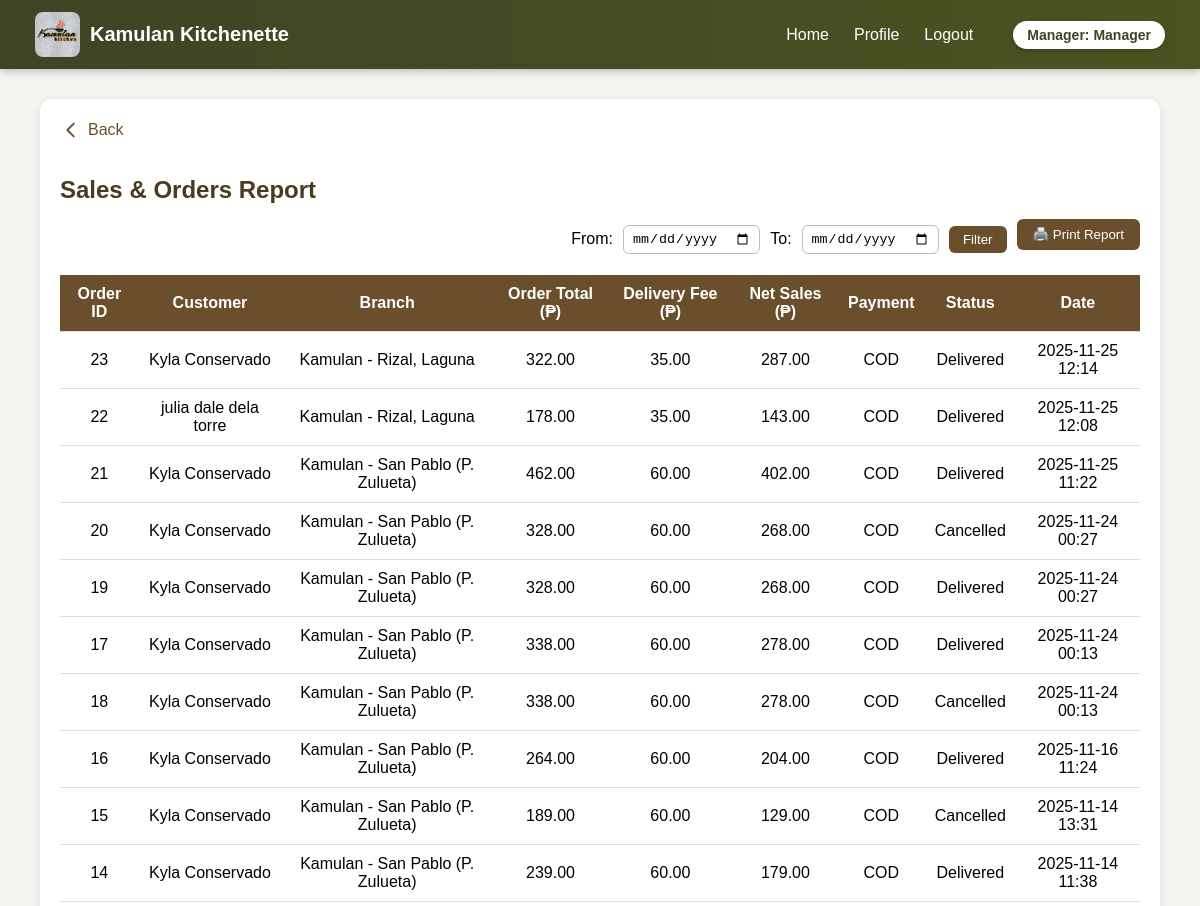
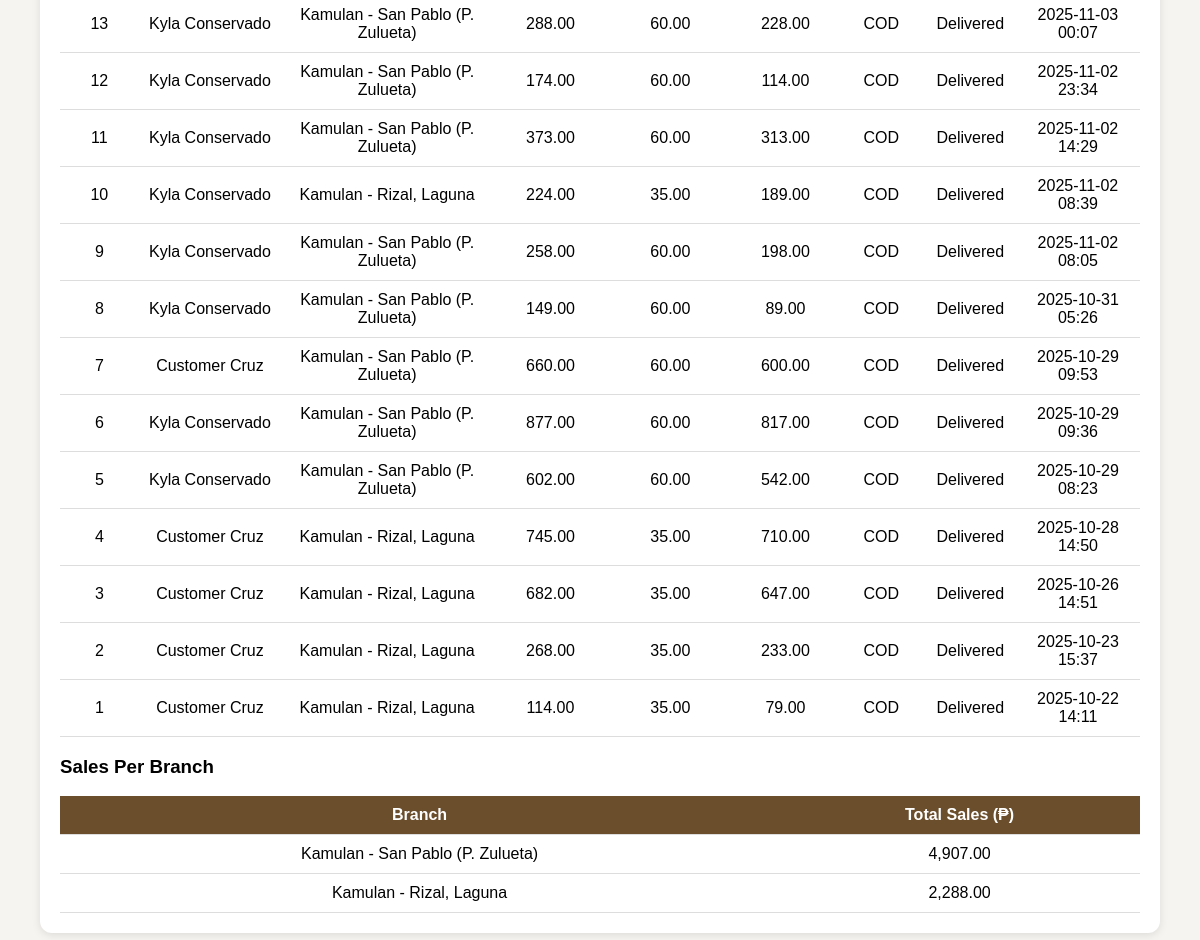
Screenshot of /admin/sales_report.php (signed in) with the database file from the repository (2 pictures, top to bottom).
### tables this page shows
CREATE TABLE `orders` (
  `id` int(11) NOT NULL,
  `user_id` int(11) DEFAULT NULL,
  `branch_id` int(11) DEFAULT NULL,
  `address` varchar(255) DEFAULT NULL,
  `phone` varchar(20) DEFAULT NULL,
  `note` text DEFAULT NULL,
  `total` decimal(10,2) DEFAULT NULL,
  `payment_method` enum('COD','GCash') DEFAULT 'COD',
  `status` enum('Placed','Preparing','Out for Delivery','Delivered','Cancelled') DEFAULT 'Placed',
  `rider_id` int(11) DEFAULT NULL,
  `created_at` timestamp NOT NULL DEFAULT current_timestamp(),
  `delivered_at` datetime DEFAULT NULL,
  `delivery_fee` decimal(10,2) NOT NULL DEFAULT 0.00
);

CREATE TABLE `branches` (
  `id` int(11) NOT NULL,
  `name` varchar(150) NOT NULL,
  `address` varchar(255) DEFAULT NULL,
  `contact` varchar(50) DEFAULT NULL,
  `created_at` timestamp NOT NULL DEFAULT current_timestamp(),
  `delivery_fee` decimal(10,2) NOT NULL DEFAULT 0.00
);

### admin/sales_report.php (the view, shortened to what this page needs)
<?php
require_once(__DIR__ . '/../config/db.php');
$from = $_GET['from'] ?? '';
$to = $_GET['to'] ?? '';
$branchSalesQuery = "
  SELECT b.name AS branch, SUM(o.total - o.delivery_fee) AS total_sales
  FROM orders o
  LEFT JOIN branches b ON o.branch_id = b.id
  WHERE 1
";
$branchParams = [];
$branchSalesQuery .= " GROUP BY b.name ORDER BY total_sales DESC";
$stmt2 = $pdo->prepare($branchSalesQuery);
$stmt2->execute($branchParams);
$branchSales = $stmt2->fetchAll(PDO::FETCH_ASSOC);
$query = "
  SELECT
    o.id,
    CONCAT(u.first_name, ' ', u.last_name) AS customer,
    b.name AS branch,
    o.total,
    o.delivery_fee,
    (o.total - o.delivery_fee) AS net_total,
    o.payment_method,
    o.status,
    o.created_at
  FROM orders o
  LEFT JOIN users u ON o.user_id = u.id
  LEFT JOIN branches b ON o.branch_id = b.id
  WHERE 1
";
$params = [];
$query .= " ORDER BY o.created_at DESC";
$stmt = $pdo->prepare($query);
$stmt->execute($params);
$orders = $stmt->fetchAll(PDO::FETCH_ASSOC);
?>
<!doctype html>
<html lang="en">
<head>
</head>
<body>
<?php include __DIR__ . '/../_partials/header_staff.php'; ?>
<div class="container">
  <a href="../admin/dashboard.php" class="back-btn">
    <svg xmlns="http://www.w3.org/2000/svg" fill="none" viewBox="0 0 24 24" stroke="currentColor">
      <path stroke-linecap="round" stroke-linejoin="round" stroke-width="2" d="M15 19l-7-7 7-7" />
    </svg>
    Back
  </a>
  <h2>Sales & Orders Report</h2>
  <form method="get">
    <label>From:</label>
    <input type="date" name="from" value="<?= htmlspecialchars($from) ?>">
    <label>To:</label>
    <input type="date" name="to" value="<?= htmlspecialchars($to) ?>">
    <button type="submit">Filter</button>
    <button type="button" class="print-btn" onclick="window.print()">🖨️ Print Report</button>
  </form>
  <table>
    <tr>
      <th>Order ID</th>
      <th>Customer</th>
      <th>Branch</th>
      <th>Order Total (₱)</th>
      <th>Delivery Fee (₱)</th>
      <th>Net Sales (₱)</th>
      <th>Payment</th>
      <th>Status</th>
      <th>Date</th>
    </tr>
    <?php if (count($orders) > 0): ?>
      <?php foreach ($orders as $o): ?>
        <tr>
          <td><?= $o['id'] ?></td>
          <td><?= htmlspecialchars($o['customer'] ?? 'Guest') ?></td>
          <td><?= htmlspecialchars($o['branch'] ?? '—') ?></td>
          <td><?= number_format($o['total'], 2) ?></td>
          <td><?= number_format($o['delivery_fee'] ?? 0, 2) ?></td>
          <td><?= number_format(($o['net_total'] ?? ($o['total'] - ($o['delivery_fee'] ?? 0))), 2) ?></td>
          <td><?= htmlspecialchars($o['payment_method']) ?></td>
          <td><?= htmlspecialchars($o['status']) ?></td>
          <td><?= date('Y-m-d H:i', strtotime($o['created_at'])) ?></td>
        </tr>
      <?php endforeach; ?>
    <?php else: ?>
      <tr><td colspan="7">No orders found for selected range.</td></tr>
    <?php endif; ?>
  </table>
  <h3>Sales Per Branch</h3>
<table>
  <tr>
    <th>Branch</th>
    <th>Total Sales (₱)</th>
  </tr>
  <?php if (count($branchSales) > 0): ?>
    <?php foreach ($branchSales as $b): ?>
      <tr>
        <td><?= htmlspecialchars($b['branch'] ?? '—') ?></td>
        <td><?= number_format($b['total_sales'], 2) ?></td>
      </tr>
    <?php endforeach; ?>
  <?php else: ?>
    <tr><td colspan="2">No sales data available for selected range.</td></tr>
  <?php endif; ?>
</table>
</div>
</body>
</html>

### admin/sales_report.php (style rules this page uses)
body { font-family: 'Poppins', sans-serif; background: #f6f4f0; margin: 0; }
.container { width: 90%; margin: 30px auto; background: #fff; padding: 20px; border-radius: 12px; box-shadow: 0 2px 8px rgba(0,0,0,0.1); }
h2 { color: #4a3b20; margin-bottom: 15px; }
table { width: 100%; border-collapse: collapse; margin-top: 15px; }
th, td { border-bottom: 1px solid #ddd; padding: 10px; text-align: center; }
th { background: #6b4f2c; color: white; }
.print-btn { background: #6b4f2c; color: white; border: none; border-radius: 6px; padding: 8px 16px; cursor: pointer; float: right; margin-bottom: 10px; }
form { display: flex; justify-content: flex-end; gap: 10px; align-items: center; margin-bottom: 10px; }
input[type="date"] { padding: 5px 8px; border-radius: 6px; border: 1px solid #bbb; }
button { padding: 6px 14px; background: #6b4f2c; color: white; border: none; border-radius: 6px; cursor: pointer; }
.back-btn { text-decoration: none; color: #6b4f2c; font-size: 16px; display: inline-flex; align-items: center; margin-bottom: 15px; }
.back-btn svg { width: 22px; height: 22px; margin-right: 6px; stroke-width: 2; }

### rows the page displays
orders: id "23", customer "Kyla Conservado", branch.name "Kamulan - Rizal, Laguna", total "322.00", delivery_fee "35.00", net_total "287.00", payment_method "COD", status "Delivered", created_at "2025-11-25 12:14"
orders: id "22", customer "julia dale dela torre", branch.name "Kamulan - Rizal, Laguna", total "178.00", delivery_fee "35.00", net_total "143.00", payment_method "COD", status "Delivered", created_at "2025-11-25 12:08"
orders: id "21", customer "Kyla Conservado", branch.name "Kamulan - San Pablo (P. Zulueta)", total "462.00", delivery_fee "60.00", net_total "402.00", payment_method "COD", status "Delivered", created_at "2025-11-25 11:22"
orders: id "20", customer "Kyla Conservado", branch.name "Kamulan - San Pablo (P. Zulueta)", total "328.00", delivery_fee "60.00", net_total "268.00", payment_method "COD", status "Cancelled", created_at "2025-11-24 00:27"
orders: id "19", customer "Kyla Conservado", branch.name "Kamulan - San Pablo (P. Zulueta)", total "328.00", delivery_fee "60.00", net_total "268.00", payment_method "COD", status "Delivered", created_at "2025-11-24 00:27"
orders: id "17", customer "Kyla Conservado", branch.name "Kamulan - San Pablo (P. Zulueta)", total "338.00", delivery_fee "60.00", net_total "278.00", payment_method "COD", status "Delivered", created_at "2025-11-24 00:13"
orders: id "18", customer "Kyla Conservado", branch.name "Kamulan - San Pablo (P. Zulueta)", total "338.00", delivery_fee "60.00", net_total "278.00", payment_method "COD", status "Cancelled", created_at "2025-11-24 00:13"
orders: id "16", customer "Kyla Conservado", branch.name "Kamulan - San Pablo (P. Zulueta)", total "264.00", delivery_fee "60.00", net_total "204.00", payment_method "COD", status "Delivered", created_at "2025-11-16 11:24"
orders: id "15", customer "Kyla Conservado", branch.name "Kamulan - San Pablo (P. Zulueta)", total "189.00", delivery_fee "60.00", net_total "129.00", payment_method "COD", status "Cancelled", created_at "2025-11-14 13:31"
orders: id "14", customer "Kyla Conservado", branch.name "Kamulan - San Pablo (P. Zulueta)", total "239.00", delivery_fee "60.00", net_total "179.00", payment_method "COD", status "Delivered", created_at "2025-11-14 11:38"
orders: id "13", customer "Kyla Conservado", branch.name "Kamulan - San Pablo (P. Zulueta)", total "288.00", delivery_fee "60.00", net_total "228.00", payment_method "COD", status "Delivered", created_at "2025-11-03 00:07"
orders: id "12", customer "Kyla Conservado", branch.name "Kamulan - San Pablo (P. Zulueta)", total "174.00", delivery_fee "60.00", net_total "114.00", payment_method "COD", status "Delivered", created_at "2025-11-02 23:34"
orders: id "11", customer "Kyla Conservado", branch.name "Kamulan - San Pablo (P. Zulueta)", total "373.00", delivery_fee "60.00", net_total "313.00", payment_method "COD", status "Delivered", created_at "2025-11-02 14:29"
orders: id "10", customer "Kyla Conservado", branch.name "Kamulan - Rizal, Laguna", total "224.00", delivery_fee "35.00", net_total "189.00", payment_method "COD", status "Delivered", created_at "2025-11-02 08:39"
orders: id "9", customer "Kyla Conservado", branch.name "Kamulan - San Pablo (P. Zulueta)", total "258.00", delivery_fee "60.00", net_total "198.00", payment_method "COD", status "Delivered", created_at "2025-11-02 08:05"
orders: id "8", customer "Kyla Conservado", branch.name "Kamulan - San Pablo (P. Zulueta)", total "149.00", delivery_fee "60.00", net_total "89.00", payment_method "COD", status "Delivered", created_at "2025-10-31 05:26"
orders: id "7", customer "Customer Cruz", branch.name "Kamulan - San Pablo (P. Zulueta)", total "660.00", delivery_fee "60.00", net_total "600.00", payment_method "COD", status "Delivered", created_at "2025-10-29 09:53"
orders: id "6", customer "Kyla Conservado", branch.name "Kamulan - San Pablo (P. Zulueta)", total "877.00", delivery_fee "60.00", net_total "817.00", payment_method "COD", status "Delivered", created_at "2025-10-29 09:36"
orders: id "5", customer "Kyla Conservado", branch.name "Kamulan - San Pablo (P. Zulueta)", total "602.00", delivery_fee "60.00", net_total "542.00", payment_method "COD", status "Delivered", created_at "2025-10-29 08:23"
orders: id "4", customer "Customer Cruz", branch.name "Kamulan - Rizal, Laguna", total "745.00", delivery_fee "35.00", net_total "710.00", payment_method "COD", status "Delivered", created_at "2025-10-28 14:50"
orders: id "3", customer "Customer Cruz", branch.name "Kamulan - Rizal, Laguna", total "682.00", delivery_fee "35.00", net_total "647.00", payment_method "COD", status "Delivered", created_at "2025-10-26 14:51"
orders: id "2", customer "Customer Cruz", branch.name "Kamulan - Rizal, Laguna", total "268.00", delivery_fee "35.00", net_total "233.00", payment_method "COD", status "Delivered", created_at "2025-10-23 15:37"
orders: id "1", customer "Customer Cruz", branch.name "Kamulan - Rizal, Laguna", total "114.00", delivery_fee "35.00", net_total "79.00", payment_method "COD", status "Delivered", created_at "2025-10-22 14:11"

### other values shown
$role "Manager"
$userName "Manager"
$b['branch'] "Kamulan - San Pablo (P. Zulueta)"
$b['total_sales'] "4,907.00"
$b['branch'] "Kamulan - Rizal, Laguna"
$b['total_sales'] "2,288.00"
